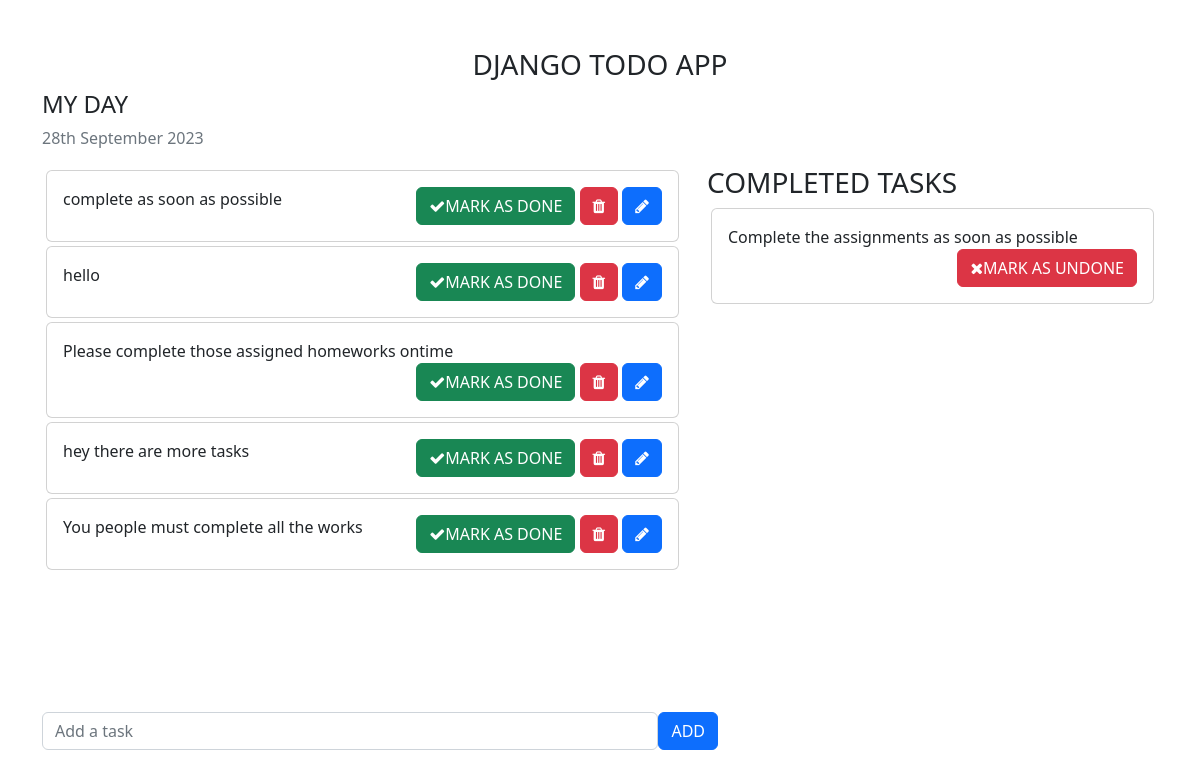
The page / on the database its author committed.
### todo/models.py (models this page shows, shortened)
class Task(models.Model):
    tasks = models.CharField(max_length=250)
    is_complete = models.BooleanField(default=False)
    created_at = models.DateTimeField(auto_now_add=True)
    updated_at = models.DateTimeField(auto_now=True)

### todoapp/views.py (the view)
# urls.py: 2. Add a URL to urlpatterns:  path('', views.home, name='home')
def home(request):
    tasks = Task.objects.filter(is_complete=False).order_by('-updated_at')  #order_by clause is used to fetch the data in asc...order if we put'hyphenupdate_at' it will be in des... #fetching the tasks which are incomplete getting the lists
    completed_task = Task.objects.filter(is_complete=True).order_by('-updated_at')  #fetching of completed task
    context = {
        'tasks' : tasks,
        'completed_task' : completed_task,   #passing to the html page
    }
    return render(request,'home.html',context)

### templates/home.html (shortened to what this page needs)
{% load static %}
<!Doctype html>
<html lang="en">
    <head>
    </head>
    <link href="https://cdn.jsdelivr.net/npm/bootstrap@5.2.3/dist/css/bootstrap.min.css" rel="stylesheet">
    <link rel="stylesheet" href="https://cdnjs.cloudflare.com/ajax/libs/font-awesome/4.7.0/css/font-awesome.min.css">
</head>
<body>
    <div class="container">
        <h3 class="pt-5 text-center">DJANGO TODO APP</h3>
        <div class="row">
            <h4>MY DAY</h4>
            <p class="text-muted">{% now "jS F Y" %}</p>
            <div class="col-md-7 col-lg-7" style="height: 450px; overflow: scroll;">
                {% for task in tasks %}
            <div class="card m-1">
                <div class="card-body">
                    {{ task.tasks }}
                    <span style="position: relative; float: right;">
                    <a href = "{% url 'mark_as_done' task.pk %}" class="btn btn-success"><i class="fa fa-check"></i>MARK AS DONE</a>
                <a href = "{% url 'delete_task' task.pk %}"class="btn btn-danger"><i class="fa fa-trash"></i></a>
                <a href = "{% url 'edit_task' task.pk %}"class="btn btn-primary"><i class="fa fa-pencil"></i></a></span>
                </div>
            </div>
            {% endfor %}
        </div>
    <div class="col-md-5 col-lg-5">
        <h3>COMPLETED TASKS</h3>
        {% for task in completed_task %}
        <div class="card m-1">
            <div class="card-body">
                    {{ task.tasks }}
                    <span style="position: relative; float: right;">
                        <a href = "{% url 'mark_as_undone' task.pk %}" class="btn btn-danger"><i class="fa fa-times"></i>MARK AS UNDONE</a></span>
            </div>
        </div>
        {% endfor %}
    </div>
    </div>
    <div class="row">
        <div class="col-md-7 col-lg-7" style="position: absolute; bottom: 50px;">
        <form action="{% url 'addTask' %}" method = "POST">
            <div class="form-group">
                <span style="display: flex;">
                <input type="text" name = "task" class="form-control" placeholder="Add a task">
            <button type = "submit" class="btn btn-primary">ADD</button></span>
            </div>
        </form></div>
    </div>
</body>
</html>

### rows shown on the page
Task: tasks "complete as soon as possible"
Task: tasks "hello"
Task: tasks "Please complete those assigned homeworks ontime"
Task: tasks "hey there are more tasks"
Task: tasks "You people must complete all the works"
Task: tasks "Complete the assignments as soon as possible"
